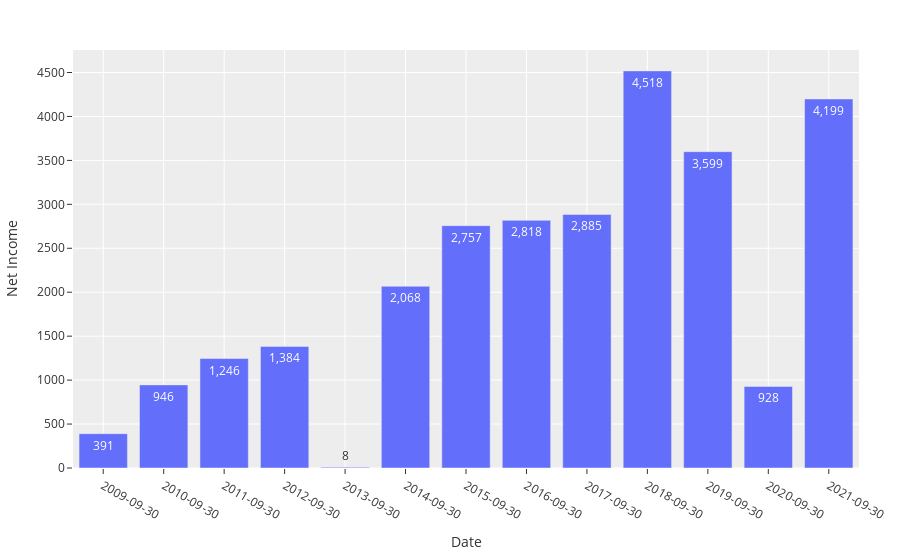

The notebook cell saved with this chart:
### Markdown cell above
### Net Income

### Code cell
fig_net_income = px.bar(dict_income[st]['Net Income'], y='Net Income', text_auto=',.0f')
fig_net_income.update_xaxes(type='category')
fig_net_income.update_layout(template=THEME, margin = MARGIN)
fig_net_income.show()

### Figure 1 — Plotly figure (JSON) as saved in the notebook; plotly's stock layout.template omitted (floating-point values rounded to 4 significant figures)
{"data": [{"alignmentgroup": "True", "hovertemplate": "Date=%{x}<br>Net Income=%{y}<extra></extra>", "legendgroup": "", "marker": {"color": "#636efa", "pattern": {"shape": ""}}, "name": "", "offsetgroup": "", "orientation": "v", "showlegend": false, "textposition": "auto", "texttemplate": "%{y:,.0f}", "type": "bar", "x": ["2009-09-30", "2010-09-30", "2011-09-30", "2012-09-30", "2013-09-30", "2014-09-30", "2015-09-30", "2016-09-30", "2017-09-30", "2018-09-30", "2019-09-30", "2020-09-30", "2021-09-30"], "xaxis": "x", "y": [390.8, 945.6, 1246.0, 1384.0, 8.3, 2068.0, 2757.0, 2818.0, 2885.0, 4518.0, 3599.0, 928.3, 4199.0], "yaxis": "y"}], "layout": {"barmode": "relative", "legend": {"tracegroupgap": 0}, "margin": {"b": 30, "l": 25, "r": 25, "t": 50}, "xaxis": {"anchor": "y", "domain": [0, 1], "title": {"text": "Date"}, "type": "category"}, "yaxis": {"anchor": "x", "domain": [0, 1], "title": {"text": "Net Income"}}}}
